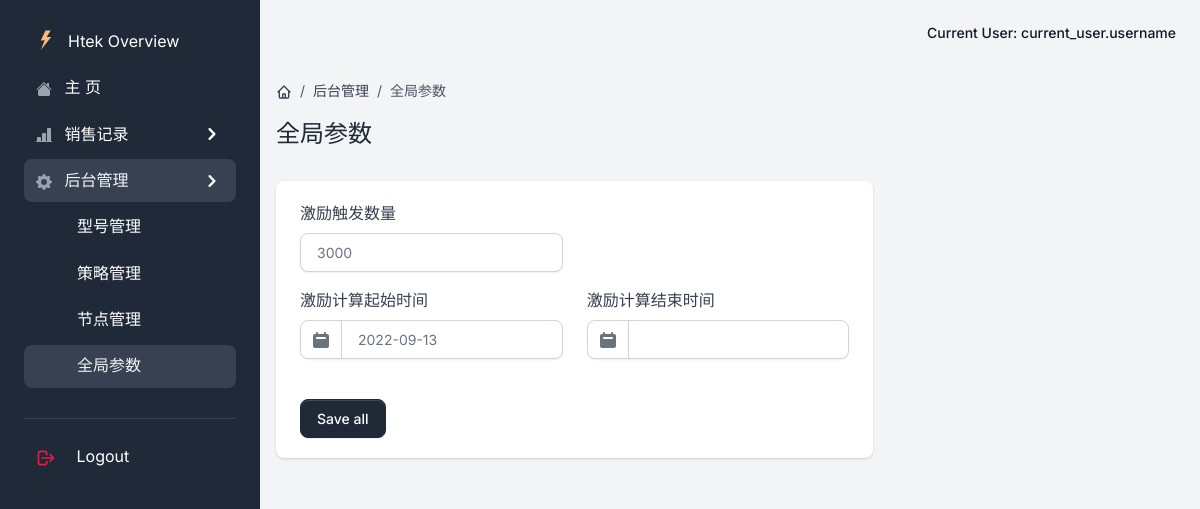
Before: /admin_global with the older database file.
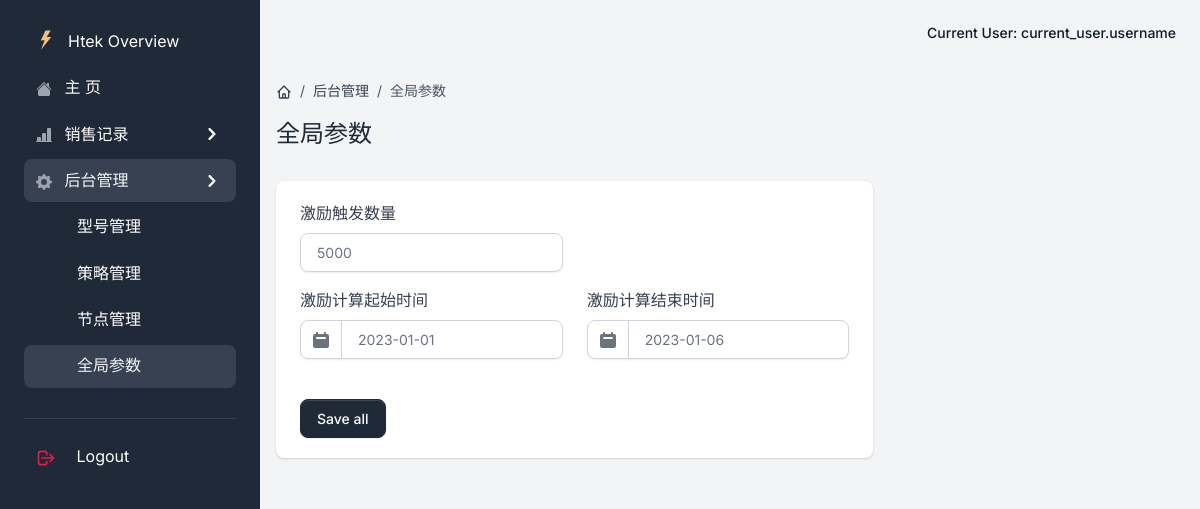
After: the same page with the newer database file.
### app/models.py (models this page shows)
class Global(db.Model):  # 全局配置表
    __tablename__ = 'Global'
    id = db.Column(db.Integer, primary_key=True, autoincrement=True)
    key = db.Column(db.String(64), unique=True, nullable=False)
    value = db.Column(db.String(64), nullable=False)

### app/admin/views.py (the view, shortened to what this page needs)
class GlobalView(MethodView):
    def get(self):
        current_app.logger.info('-> GlobalView')
        data = DataBaseUtils.get_global_settings()
        return render_template('admin/global.html', segment='admin_global', data=data)

### app/__init__.py (called while the page is built)
@login_manager.request_loader
def request_loader(request):
    username = request.form.get('username')
    user = {'name': 'yaki', 'f': 'request_loder'}
    return user if user else None

def configure_database(app):
    @app.before_first_request
    def initialize_database():
        try:
            db.create_all()
        except Exception as e:
            print('> Error: DBMS Exception: ' + str(e))
            basedir = os.path.abspath(os.path.dirname(__file__))
            app.config['SQLALCHEMY_DATABASE_URI'] = SQLALCHEMY_DATABASE_URI = 'sqlite:///../DataBase/db.sqlite3'
            print('> Fallback to SQLite ')
            db.create_all()
    @app.teardown_request
    def shutdown_session(exception=None):
        db.session.remove()

### app/models.py (called while the page is built)
    @staticmethod
    def get_global_settings():
        settings = Global.query.all()
        setting = {}
        for s in settings:
            setting[s.key] = s.value
        return setting

### app/templates/admin/global.html (shortened to what this page needs)
{% extends "base/base.html" %}
{% block content %}
    <div class="py-4">
      <nav aria-label="breadcrumb" class="d-none d-md-inline-block">
          <ol class="breadcrumb breadcrumb-dark breadcrumb-transparent">
              <li class="breadcrumb-item">
                  <a href="{{url_for('home.home')}}">
                  </a>
              </li>
              <li class="breadcrumb-item"><a href="{{url_for('admin.model')}}">后台管理</a></li>
              <li class="breadcrumb-item active" aria-current="page">全局参数</li>
          </ol>
      </nav>
      <div class="d-flex justify-content-between w-100 flex-wrap">
          <div class="mb-3 mb-lg-0">
              <h1 class="h4">全局参数</h1>
          </div>
      </div>
  </div>
    <div class="row">
        <div class="col-12 col-xl-8">
            <div class="card card-body border-0 shadow mb-4">
                <form method="post">
                    <div class="row">
                        <div class="col-md-6 mb-3">
                            <div>
                                <label for="start_number">激励触发数量</label>
                                <input class="form-control" id="start_number" name="start_number" type="text" value="{{data['start_number']}}" required>
                            </div>
                        </div>
                    </div>
                    <div class="row align-items-center">
                        <div class="col-md-6 mb-3">
                            <label for="start_time">激励计算起始时间</label>
                            <div class="input-group">
                                <span class="input-group-text">
                                    <svg class="icon icon-xs" fill="currentColor" viewBox="0 0 20 20" xmlns="http://www.w3.org/2000/svg"><path fill-rule="evenodd" d="M6 2a1 1 0 00-1 1v1H4a2 2 0 00-2 2v10a2 2 0 002 2h12a2 2 0 002-2V6a2 2 0 00-2-2h-1V3a1 1 0 10-2 0v1H7V3a1 1 0 00-1-1zm0 5a1 1 0 000 2h8a1 1 0 100-2H6z" clip-rule="evenodd"></path></svg>
                                </span>
                                <input data-datepicker="" class="form-control" id="start_time" name="start_time" type="text" value="{{data['start_time']}}" required>
                              </div>
                        </div>
                        <div class="col-md-6 mb-3">
                            <label for="end_time">激励计算结束时间</label>
                            <div class="input-group">
                                <span class="input-group-text">
                                    <svg class="icon icon-xs" fill="currentColor" viewBox="0 0 20 20" xmlns="http://www.w3.org/2000/svg"><path fill-rule="evenodd" d="M6 2a1 1 0 00-1 1v1H4a2 2 0 00-2 2v10a2 2 0 002 2h12a2 2 0 002-2V6a2 2 0 00-2-2h-1V3a1 1 0 10-2 0v1H7V3a1 1 0 00-1-1zm0 5a1 1 0 000 2h8a1 1 0 100-2H6z" clip-rule="evenodd"></path></svg>
                                </span>
                                <input data-datepicker="" class="form-control" id="end_time" name="end_time" type="text" value="{{data['end_time']}}" required>
                              </div>
                        </div>
                    </div>
                    <div class="mt-3">
                        <button class="btn btn-gray-800 mt-2 animate-up-2" type="button" onclick="submit_global()">Save all</button>
                    </div>
                </form>
            </div>
        </div>
    </div>
{% endblock content %}

Changed rows visible on the page:
changed Global (number 1 of 3 on the later page): start_number "3000" → "5000"
changed Global (number 2 of 3 on the later page): start_time "2022-09-13" → "2023-01-01"
added Global: end_time "2023-01-06"
